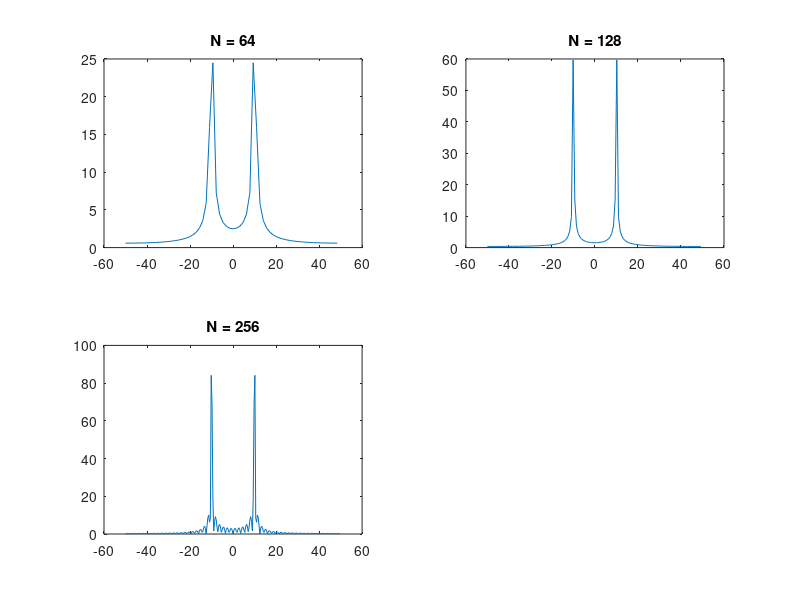

The MATLAB script that drew this image:
fs=100; %sampling frequency in hertz
frequency=10; %frequency of sine wave in hertz
time=2; %how many seconds to consider
x= 0:1/fs:time-1/fs; %points in x axis
y=sin(2*pi*x*frequency); %your signal
subplotCount = 1;
for N = [64, 128, 256] %loop for each of these values as N
    subplot(2,2,subplotCount); %creates 3 plots
    F=fftshift(abs(fft(y,N))); %frequency spectrum of your signal, normalises x-axis
    newX=-fs/2:fs/N:fs/2-fs/N;
    plot(newX, F);
    title(sprintf("N = %d", N)) %creates titles for each graph
    subplotCount = subplotCount + 1;
end